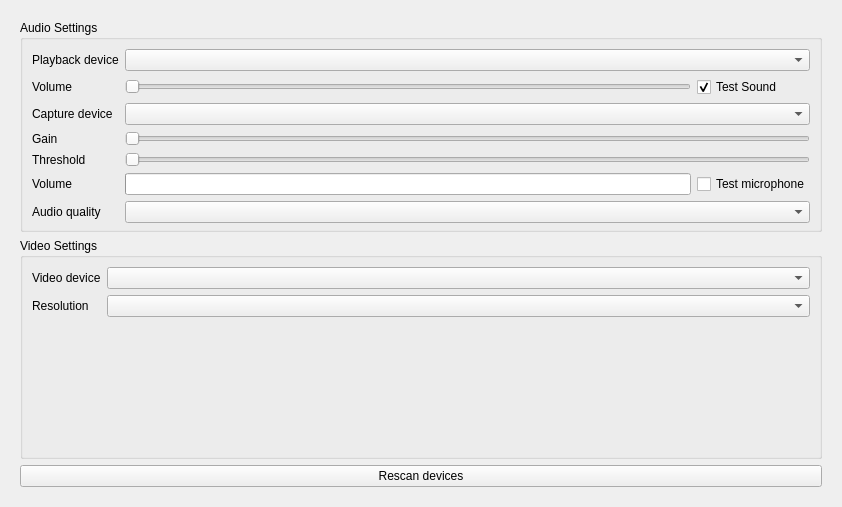
<?xml version="1.0" encoding="UTF-8"?>
<ui version="4.0">
 <class>AVForm</class>
 <widget class="QWidget" name="AVForm">
  <property name="geometry">
   <rect>
    <x>0</x>
    <y>0</y>
    <width>842</width>
    <height>507</height>
   </rect>
  </property>
  <property name="windowTitle">
   <string notr="true">Form</string>
  </property>
  <layout class="QVBoxLayout" name="verticalLayout_2">
   <item>
    <widget class="VerticalOnlyScroller" name="scrollArea">
     <property name="autoFillBackground">
      <bool>true</bool>
     </property>
     <property name="frameShape">
      <enum>QFrame::NoFrame</enum>
     </property>
     <property name="widgetResizable">
      <bool>true</bool>
     </property>
     <widget class="QWidget" name="scrollAreaWidgetContents">
      <property name="geometry">
       <rect>
        <x>0</x>
        <y>0</y>
        <width>830</width>
        <height>495</height>
       </rect>
      </property>
      <layout class="QVBoxLayout" name="verticalLayout_5">
       <item>
        <widget class="QGroupBox" name="audioGroup">
         <property name="title">
          <string>Audio Settings</string>
         </property>
         <layout class="QGridLayout" name="gridLayout_3">
          <property name="bottomMargin">
           <number>6</number>
          </property>
          <item row="2" column="0">
           <widget class="QLabel" name="inDevLabel">
            <property name="text">
             <string>Capture device</string>
            </property>
           </widget>
          </item>
          <item row="1" column="2">
           <widget class="QCheckBox" name="cbEnableTestSound">
            <property name="text">
             <string>Test Sound</string>
            </property>
            <property name="checked">
             <bool>true</bool>
            </property>
           </widget>
          </item>
          <item row="1" column="1">
           <widget class="QSlider" name="playbackSlider">
            <property name="toolTip">
             <string>Use slider to set the volume of your speakers.</string>
            </property>
            <property name="maximum">
             <number>100</number>
            </property>
            <property name="orientation">
             <enum>Qt::Horizontal</enum>
            </property>
           </widget>
          </item>
          <item row="2" column="1" colspan="2">
           <widget class="QComboBox" name="inDevCombobox"/>
          </item>
          <item row="0" column="1" colspan="2">
           <widget class="QComboBox" name="outDevCombobox"/>
          </item>
          <item row="1" column="0">
           <widget class="QLabel" name="playbackLabel">
            <property name="text">
             <string>Volume</string>
            </property>
           </widget>
          </item>
          <item row="3" column="0">
           <widget class="QLabel" name="microphoneLabel">
            <property name="text">
             <string>Gain</string>
            </property>
           </widget>
          </item>
          <item row="3" column="1" colspan="2">
           <widget class="QSlider" name="microphoneSlider">
            <property name="orientation">
             <enum>Qt::Horizontal</enum>
            </property>
           </widget>
          </item>
          <item row="4" column="0">
           <widget class="QLabel" name="audioThresholdLabel">
            <property name="text">
             <string>Threshold</string>
            </property>
           </widget>
          </item>
          <item row="4" column="1" colspan="2">
           <widget class="QSlider" name="audioThresholdSlider">
            <property name="orientation">
             <enum>Qt::Horizontal</enum>
            </property>
           </widget>
          </item>
          <item row="5" column="0">
           <widget class="QLabel" name="volumeDisplayLabel">
            <property name="text">
             <string>Volume</string>
            </property>
           </widget>
          </item>
          <item row="5" column="1">
           <widget class="QProgressBar" name="volumeDisplay">
            <property name="textVisible">
             <bool>false</bool>
            </property>
            <property name="orientation">
             <enum>Qt::Horizontal</enum>
            </property>
           </widget>
          </item>
          <item row="5" column="2">
           <widget class="QCheckBox" name="cbEnableMicTest">
            <property name="toolTip">
             <string>Listen to your microphone while adjusting gain. Use headphones to avoid echo.</string>
            </property>
            <property name="text">
             <string>Test microphone</string>
            </property>
           </widget>
          </item>
          <item row="0" column="0">
           <widget class="QLabel" name="outDevLabel">
            <property name="text">
             <string>Playback device</string>
            </property>
           </widget>
          </item>
          <item row="6" column="0">
           <widget class="QLabel" name="audioQualityLabel">
            <property name="text">
             <string>Audio quality</string>
            </property>
           </widget>
          </item>
          <item row="6" column="1" colspan="2">
           <widget class="QComboBox" name="audioQualityComboBox">
            <property name="sizePolicy">
             <sizepolicy hsizetype="Expanding" vsizetype="Fixed">
              <horstretch>0</horstretch>
              <verstretch>0</verstretch>
             </sizepolicy>
            </property>
            <property name="toolTip">
             <string>Transmitted audio quality. Lower this setting if your bandwidth is not high enough or if you want to reduce bandwidth usage.</string>
            </property>
           </widget>
          </item>
         </layout>
        </widget>
       </item>
       <item>
        <widget class="QGroupBox" name="videoGroup">
         <property name="title">
          <string>Video Settings</string>
         </property>
         <layout class="QVBoxLayout" name="verticalLayout">
          <item>
           <layout class="QGridLayout" name="gridLayout_2">
            <item row="0" column="0">
             <widget class="QLabel" name="videoDevLabel">
              <property name="text">
               <string>Video device</string>
              </property>
             </widget>
            </item>
            <item row="1" column="0">
             <widget class="QLabel" name="resolutionLabel">
              <property name="toolTip">
               <string>Set resolution of your camera.
The higher values, the better video quality your friends may get.
Note though that with better video quality there is needed better internet connection.
Sometimes your connection may not be good enough to handle higher video quality,
which may lead to problems with video calls.</string>
              </property>
              <property name="text">
               <string>Resolution</string>
              </property>
             </widget>
            </item>
            <item row="1" column="1">
             <widget class="QComboBox" name="videoModescomboBox">
              <property name="sizePolicy">
               <sizepolicy hsizetype="Expanding" vsizetype="Fixed">
                <horstretch>0</horstretch>
                <verstretch>0</verstretch>
               </sizepolicy>
              </property>
              <property name="toolTip">
               <string>Set resolution of your camera.
The higher values, the better video quality your friends may get.
Note that with better video quality, you use more bandwidth.
Sometimes your connection may not be good enough to handle higher video quality,
which may lead to problems with video calls.</string>
              </property>
             </widget>
            </item>
            <item row="0" column="1">
             <widget class="QComboBox" name="videoDevCombobox"/>
            </item>
           </layout>
          </item>
          <item>
           <widget class="QFrame" name="CamFrame">
            <property name="sizePolicy">
             <sizepolicy hsizetype="MinimumExpanding" vsizetype="MinimumExpanding">
              <horstretch>1</horstretch>
              <verstretch>150</verstretch>
             </sizepolicy>
            </property>
            <property name="frameShape">
             <enum>QFrame::NoFrame</enum>
            </property>
            <property name="frameShadow">
             <enum>QFrame::Raised</enum>
            </property>
            <layout class="QGridLayout" name="gridLayout"/>
           </widget>
          </item>
         </layout>
        </widget>
       </item>
       <item>
        <widget class="QPushButton" name="rescanButton">
         <property name="text">
          <string>Rescan devices</string>
         </property>
        </widget>
       </item>
      </layout>
     </widget>
    </widget>
   </item>
  </layout>
 </widget>
 <customwidgets>
  <customwidget>
   <class>VerticalOnlyScroller</class>
   <extends>QScrollArea</extends>
   <header>src/widget/form/settings/verticalonlyscroller.h</header>
   <container>1</container>
  </customwidget>
 </customwidgets>
 <tabstops>
  <tabstop>scrollArea</tabstop>
  <tabstop>outDevCombobox</tabstop>
  <tabstop>playbackSlider</tabstop>
  <tabstop>cbEnableTestSound</tabstop>
  <tabstop>inDevCombobox</tabstop>
  <tabstop>microphoneSlider</tabstop>
  <tabstop>videoDevCombobox</tabstop>
  <tabstop>videoModescomboBox</tabstop>
  <tabstop>rescanButton</tabstop>
 </tabstops>
 <resources/>
 <connections/>
</ui>
